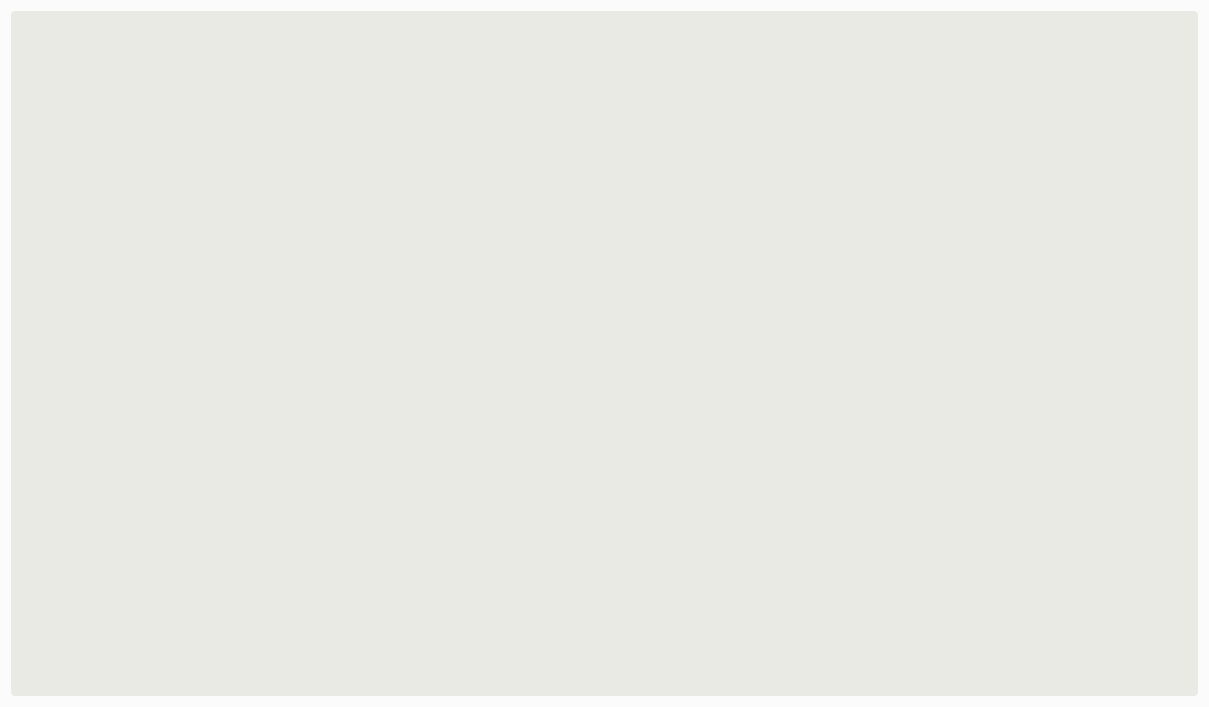
<?xml version="1.0" encoding="UTF-8"?>
<ui version="4.0">
 <class>Dialog</class>
 <widget class="QDialog" name="Dialog">
  <property name="geometry">
   <rect>
    <x>0</x>
    <y>0</y>
    <width>1209</width>
    <height>707</height>
   </rect>
  </property>
  <property name="sizePolicy">
   <sizepolicy hsizetype="Maximum" vsizetype="Minimum">
    <horstretch>0</horstretch>
    <verstretch>0</verstretch>
   </sizepolicy>
  </property>
  <property name="windowTitle">
   <string>Dialog</string>
  </property>
  <property name="layoutDirection">
   <enum>Qt::LeftToRight</enum>
  </property>
  <property name="styleSheet">
   <string notr="true">QDialog{
	background-color: rgb(251,251,251); 
    color: black;
}

QTextEdit{
  font-size: 14px;
  padding: 10px 10px;
   background-color:  rgb(233, 234, 227);
   border-radius: 4px;
   border: 0px;
   border-color:  rgb(233, 234, 227);
   border-style: solid;
}

QTableView{
   background-color:  rgb(233, 234, 227);
   border-radius: 4px;
   border: 0px;
   border-color:  rgb(233, 234, 227);
   border-style: solid;
  selection-background-color: rgb(159, 159, 159);
	selection-color: black;
}


QTableWidget{
   background-color:  rgb(233, 234, 227);
   border-radius: 4px;
   border: 0px;
   border-color:  rgb(233, 234, 227);
   border-style: solid;
  selection-background-color: rgb(159, 159, 159);
	selection-color: black;
}

QTableWidgetItem{
  color:  rgb(233, 234, 227);
   background-color:  rgb(233, 234, 227);
   border-radius: 4px;
   border: 0px;
   border-color:  rgb(233, 234, 227);
   border-style: solid;
}

QLabel{
   font-size: 12px;
   font-weight: 9;
   color:  rgb(4, 0, 49);
}

QComboBox {
  padding: 3px 3px;
  font-size: 11px;
  font-weight: 9;
  color: rgb(5, 5, 5);
  background-color:  transparent; 
  border-color: #00AA66;
  border-style: solid;
 border: 0;
 outline: 0;
 border-radius: 2px;
 border-bottom:1px solid rgb(222, 223, 216);
}

QLineEdit {
  padding: 3px 3px;
  font-size: 11px;
  font-weight: 9;
  color: rgb(5, 5, 5);
  background-color:  transparent; 
  border-color: #00AA66;
  border-style: solid;
 border: 0;
 outline: 0;
 border-radius: 2px;
 border-bottom:1px solid rgb(222, 223, 216);
}


QPushButton {
  padding: 3px 3px;
  font-size: 11px;
  font-weight: 9;
  color:  rgb(4, 0, 49);
  background-color: rgb(222, 223, 216);
border-color:  rgb(26, 55, 34);
  border-style: solid;
border: 1px solid rgb(222, 223, 216);
border-radius: 8px;
}


QPushButton:pressed {
  padding: 3px 8px;
  font-size: 11px;
  font-weight: 9;
  color: rgb(4, 0, 49);
  background-color: rgb(207, 208, 202);
  border-color: #00AA66;
  border-style: solid;
  border: 1px solid rgb(222, 223, 216);
}</string>
  </property>
  <layout class="QHBoxLayout" name="horizontalLayout">
   <item>
    <widget class="QTableView" name="tableView">
     <property name="sizePolicy">
      <sizepolicy hsizetype="Expanding" vsizetype="Expanding">
       <horstretch>0</horstretch>
       <verstretch>0</verstretch>
      </sizepolicy>
     </property>
     <property name="minimumSize">
      <size>
       <width>899</width>
       <height>650</height>
      </size>
     </property>
    </widget>
   </item>
  </layout>
 </widget>
 <resources/>
 <connections/>
</ui>
